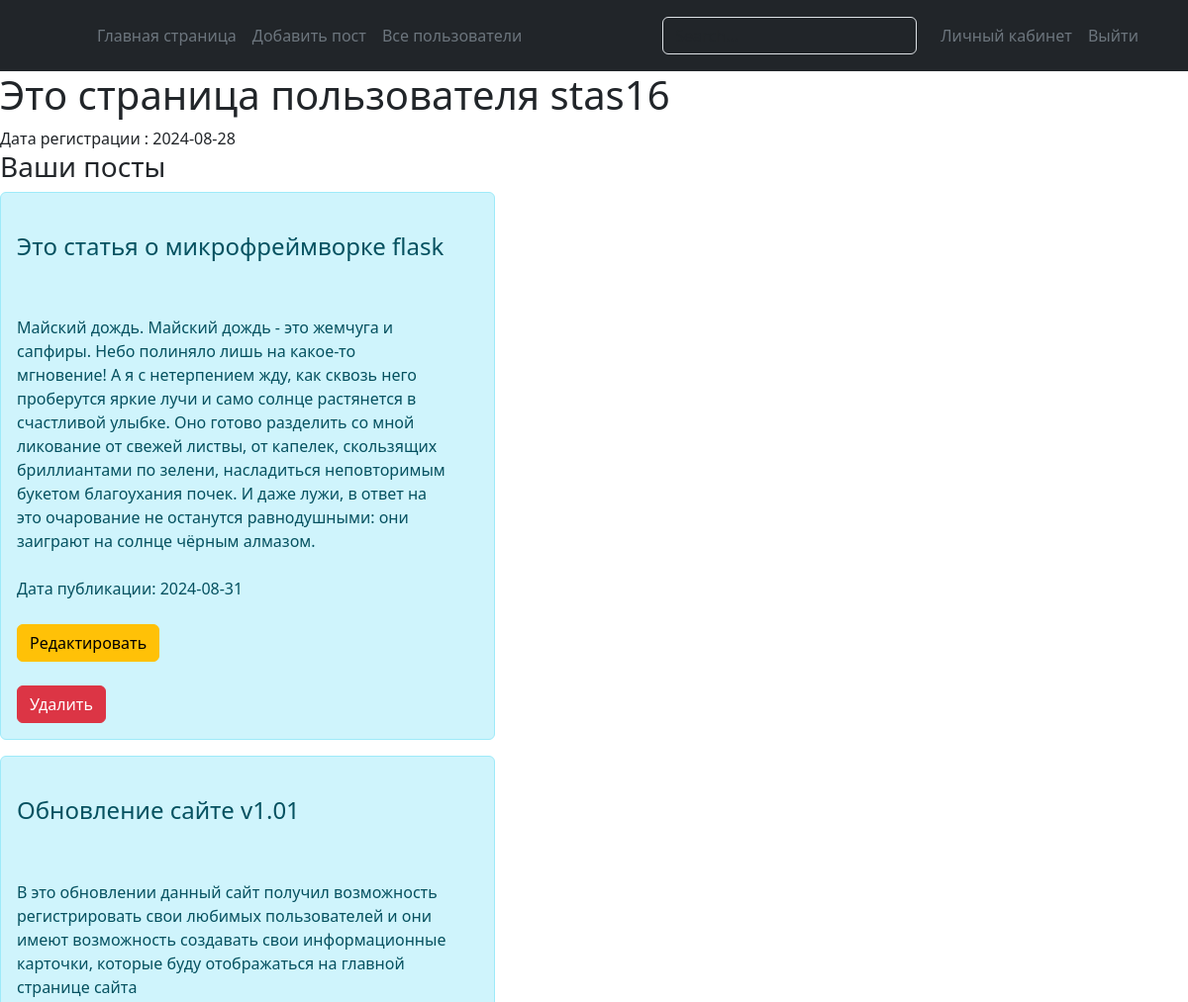
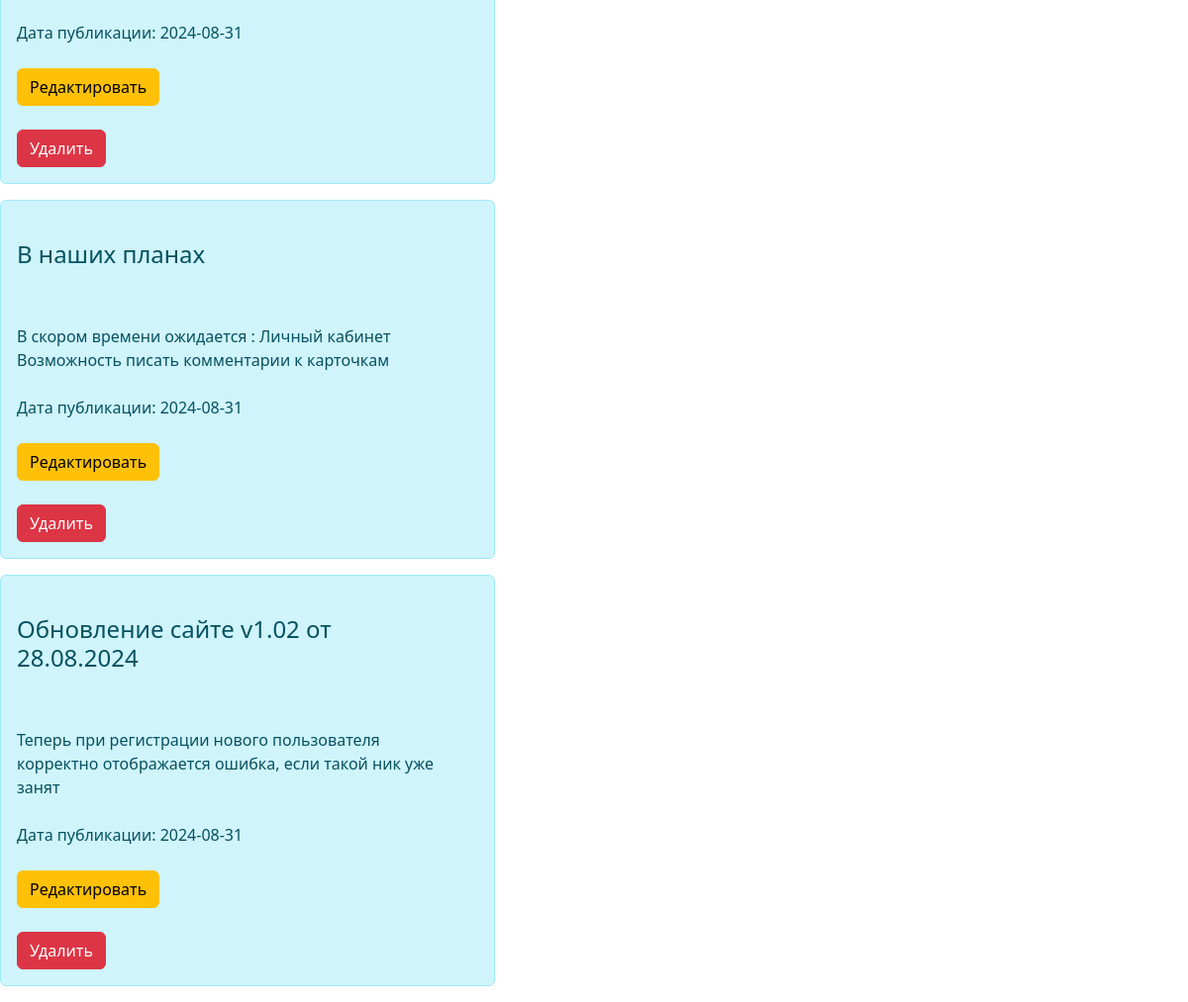
Page /personal_acc (signed in) on the committed database (2 pictures, top to bottom).
### app.py (models this page shows, shortened)
class User(db.Model, UserMixin):
    id = db.Column(db.Integer, primary_key=True)
    username = db.Column(db.String(30), nullable=False, unique=True, index=True)
    password = db.Column(db.String)
    rol = db.Column(db.String(15), index=True)
    date_registration = db.Column(db.DateTime, default=datetime.utcnow)
    user_cards = db.relationship("Cards", backref="user")

class Cards(db.Model):
    id = db.Column(db.Integer, primary_key=True)
    name = db.Column(db.String, nullable=False)
    text = db.Column(db.Text)
    date_add_card = db.Column(db.DateTime, default=datetime.utcnow)
    user_id = db.Column(db.Integer, db.ForeignKey('user.id'))

### app.py (the view)
@app.route("/personal_acc")
@login_required
def personal_account():
    return render_template('personal_account.html', current_user=current_user)

### app.py (called while the page is built)
@login.user_loader
def load_user(user_id):
    return User.query.get(user_id)

### templates/personal_account.html (shortened to what this page needs)
{% extends 'base.html' %}
{% block body %}
<h1>Это страница пользователя {{  current_user.username }}</h1>
Дата регистрации : {{ current_user.date_registration.date() }}
<h3>Ваши посты</h3>
    {% for el in current_user.user_cards %}
    <div class="alert alert-dismissible alert-info col-5"
                         role="alert"
                         id="alert">
   <br><h4>{{ el.name }}</h4>   <br>
   <br>  {{ el.text }}<br>
    <br> Дата публикации: {{  el.date_add_card.date() }}
         <form method="post" action="{{ url_for('del_card', id=el.id) }}">
         <br>
         <a href="{{ url_for('upd_card', id=el.id) }}" class="btn btn-warning">Редактировать</a><br>
     <br>
     <button type="submit" class="btn btn-danger">Удалить</button></form>
    </div>
        {% endfor %}
{% endblock %}

### rows in the picture
User: username "stas16", date_registration "2024-08-28"
Cards: name "Это статья о микрофреймворке flask", text "Майский дождь. Майский дождь - это жемчуга и сапфиры. Небо полиняло лишь на какое-то мгновение! А я с нетерпением жду, как сквозь него проберутся яркие лучи и само солнце растянется в счастливой улыбке. Оно готово разделить со мной ликование от свежей листвы, от капелек, скользящих бриллиантами по зелени, насладиться неповторимым букетом благоухания почек. И даже лужи, в ответ на это очарование не останутся равнодушными: они заиграют на солнце чёрным алмазом.", date_add_card "2024-08-31"
Cards: name "Обновление сайте v1.01", text "В это обновлении данный сайт получил возможность регистрировать свои любимых пользователей и они имеют возможность создавать свои информационные карточки, которые буду отображаться на главной странице сайта", date_add_card "2024-08-31"
Cards: name "В наших планах", text "В скором времени ожидается : Личный кабинет Возможность писать комментарии к карточкам", date_add_card "2024-08-31"
Cards: name "Обновление сайте v1.02 от 28.08.2024", text "Теперь при регистрации нового пользователя корректно отображается ошибка, если такой ник уже занят", date_add_card "2024-08-31"
